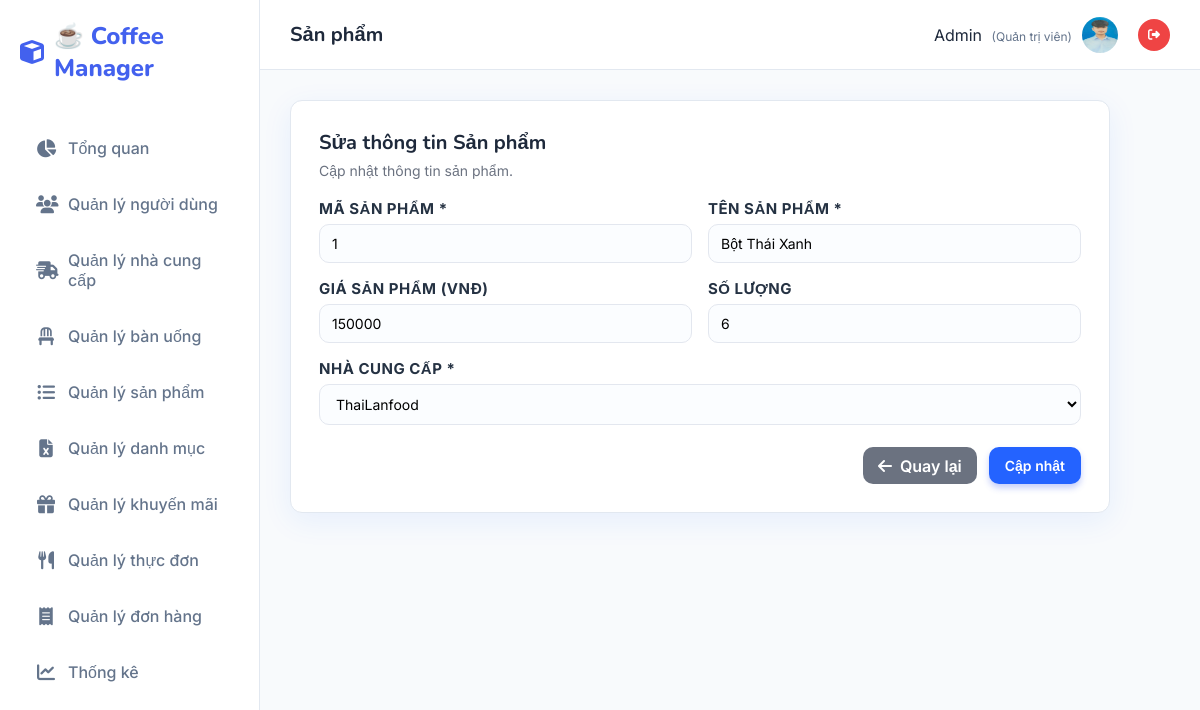
/Sanpham/sua/1 (signed in), run on the app's committed database.
### tables this page shows
CREATE TABLE `sanpham2` (
  `masp` varchar(20) NOT NULL,
  `tensp` varchar(100) NOT NULL,
  `gia` varchar(20) NOT NULL,
  `soluong` varchar(20) NOT NULL,
  `mancc` varchar(20) DEFAULT NULL
);

### MVC/Core/controller.php (called while the page is built, shortened)
<?php
    class controller{
        public function model($model){
        return new $model;
        }
        public function view($view,$data=[]){
            include_once __DIR__.'/../Views/'.$view.'.php';
        }
    }
?>

### MVC/Controllers/Sanpham.php (called while the page is built, shortened)
<?php
    class Sanpham extends controller{
        private $sp;
        private $ncc;
        function __construct()
        {
            $this->sp = $this->model("Sanpham_m");
            $this->ncc = $this->model("Nhacungcap_m");
        }
        function sua($masp){
            $result = $this->sp->Sanpham_getById($masp);
            $row = mysqli_fetch_array($result);
            $dsncc = $this->ncc->Nhacungcap_find('', '');
            $this->view('Master',[
                'page' => 'Sanpham_sua',
                'masp' => $row['masp'],
                'tensp' => $row['tensp'],
                'gia' => $row['gia'],
                'soluong' => $row['soluong'],
                'mancc' => $row['mancc'],
                'dsncc' => $dsncc
            ]);
        }
    }
?>

### MVC/Core/app.php (called while the page is built, shortened)
<?php
    class app{
        protected $action = "Get_data";
        function __construct()
        {
            $arr = $this->processURL();
            if($arr!=null){
                if(file_exists(__DIR__.'/../Controllers/'.$arr[0].'.php')){
                    unset($arr[0]);
                }
            }
            $this->controller=new $this->controller;
            if(isset($arr[1])){
                if(method_exists($this->controller,$arr[1])){
                    $this->action=$arr[1];
                    unset($arr[1]);
                }
            }
            $this->param=$arr?array_values($arr):[];
            call_user_func_array([$this->controller,$this->action],$this->param);
        }
        function processURL(){
        if(isset($_GET['url'])){
            return explode('/',filter_var(trim($_GET['url']),FILTER_DEFAULT));
        }
    }
    }
?>

### index.php (called while the page is built, shortened)
<?php
    $myapp = new app();
?>

### MVC/Core/connectDB.php (called while the page is built, shortened)
<?php
    class connectDB{
            function __construct()
            {
                $this->con=mysqli_connect('localhost','root','','Web');
            }
    }
?>

### MVC/Models/Sanpham_m.php (called while the page is built, shortened)
<?php
    class Sanpham_m extends connectDB{
        function Sanpham_getById($masp){
            $sql = "SELECT s.*, n.tenncc FROM sanpham2 s
                    LEFT JOIN nhacungcap n ON s.mancc = n.mancc
                    WHERE s.masp = '$masp'
                    ORDER BY LENGTH(s.masp), s.masp";
            return mysqli_query($this->con, $sql);
        }
    }
?>

### MVC/Models/Nhacungcap_m.php (called while the page is built, shortened)
<?php
    class Nhacungcap_m extends connectDB{
        function Nhacungcap_find($mancc, $tenncc){
            $sql = "SELECT * FROM nhacungcap WHERE mancc LIKE '%$mancc%' AND tenncc LIKE '%$tenncc%' ORDER BY LENGTH(mancc), mancc";
            return mysqli_query($this->con, $sql);
        }
    }
?>

### MVC/Views/Pages/Sanpham_sua.php (the view, shortened to what this page needs)
<!DOCTYPE html>
<html lang="en">
<head>
</head>
<body>
    <main class="card" role="main">
        <h1>Sửa thông tin Sản phẩm</h1>
        <p class="lead">Cập nhật thông tin sản phẩm.</p>
        <form method="post" action="http://localhost/QLSP/Sanpham/update">
            <div>
                <label for="productId">Mã sản phẩm *</label>
                <input type="text" id="productId" name="txtMasanpham" readonly
                    value="<?php echo isset($data['masp']) ? $data['masp'] : '' ?>" />
            </div>
            <div>
                <label for="productName">Tên sản phẩm *</label>
                <input type="text" id="productName" name="txtTensanpham" required
                    value="<?php echo isset($data['tensp']) ? $data['tensp'] : '' ?>" />
            </div>
            <div>
                <label for="price">Giá sản phẩm (VNĐ)</label>
                <input type="number" id="price" name="txtGia" step="0.01" min="0"
                    value="<?php echo isset($data['gia']) ? $data['gia'] : '' ?>" />
            </div>
            <div>
                <label for="quantity">Số lượng</label>
                <input type="number" id="quantity" name="txtSoluong" min="0"
                    value="<?php echo isset($data['soluong']) ? $data['soluong'] : '' ?>" />
            </div>
            <div class="full">
                <label for="supplier">Nhà cung cấp *</label>
                <select id="supplier" name="ddlNhacungcap" required>
                    <?php
if(isset($data['dsncc'])){
    mysqli_data_seek($data['dsncc'], 0);
    while($row = mysqli_fetch_array($data['dsncc'])){
        $selected = (isset($data['mancc']) && $data['mancc'] == $row['mancc']) ? 'selected' : '';
        echo "<option value='".$row['mancc']."' $selected>".$row['tenncc']."</option>";
    }
}
?>
                </select>
            </div>
            <div class="actions">
                <a href="http://localhost/QLSP/Sanpham/danhsach" class="btn-back"><i
                        class="fa-solid fa-arrow-left"></i> Quay lại</a>
                <button type="submit" class="btn-primary" name="btnCapnhat">Cập nhật</button>
            </div>
        </form>
    </main>
</body>
</html>

### Public/Css/style.css (style rules this page uses)
:root { --primary: #4361ee; --primary-dark: #3a0ca3; --secondary: #4cc9f0; --accent: #f72585; --success: #10b981; --warning: #f59e0b; --danger: #ef4444; --dark: #1e293b; --light: #f8fafc; --white: #ffffff; --gray: #64748b; --border: #e2e8f0; --shadow: 0 10px 15px -3px rgba(0, 0, 0, 0.1), 0 4px 6px -2px rgba(0, 0, 0, 0.05); --radius: 16px; --sidebar-width: 260px; }
* { margin: 0; padding: 0; box-sizing: border-box; font-family: "Inter", sans-serif; }
body { background-color: var(--light); color: var(--dark); height: 100vh; overflow: hidden; }
a { text-decoration: none; transition: 0.3s; }
.card { background: var(--white); border-radius: var(--radius); padding: 30px; box-shadow: var(--shadow); border: 1px solid var(--border); margin-bottom: 30px; }
h1, h2 { color: var(--dark); margin-bottom: 20px; font-family: "Nunito", sans-serif; }
p.lead { color: var(--gray); margin-bottom: 25px; font-size: 15px; }
form { display: grid; grid-template-columns: repeat(2, 1fr); gap: 24px; }
.full { grid-column: 1 / -1; }
label { font-size: 13px; font-weight: 600; color: var(--gray); margin-bottom: 8px; display: block; text-transform: uppercase; letter-spacing: 0.5px; }
input, select, textarea { width: 100%; padding: 12px 16px; border: 1px solid var(--border); border-radius: 10px; font-size: 15px; background: #f9fafb; transition: 0.2s; }
.actions { margin-top: 10px; display: flex; gap: 12px; justify-content: flex-end; grid-column: 1 / -1; }
button, .btn { padding: 10px 20px; border-radius: 10px; font-weight: 600; font-size: 14px; cursor: pointer; border: none; display: inline-flex; align-items: center; gap: 8px; transition: 0.2s; text-decoration: none; }
.btn-primary { background: var(--primary); color: #fff; box-shadow: 0 4px 6px rgba(67, 97, 238, 0.3); }

### MVC/Views/Pages/Sanpham_sua.php (style rules this page uses)
:root { --bg: #f5f7fb; --card: #ffffff; --accent: #2463ff; --muted: #6b7280; --radius: 12px; --gap: 16px; font-family: Inter, system-ui, -apple-system, 'Segoe UI', Roboto, 'Helvetica Neue', Arial; }
* { box-sizing: border-box }
.card { width: 100%; max-width: 820px; background: var(--card); border-radius: var(--radius); box-shadow: 0 8px 30px rgba(24, 99, 255, 0.08); padding: 28px; }
h1 { margin: 0 0 6px; font-size: 20px }
p.lead { margin: 0 0 20px; color: var(--muted); font-size: 14px }
form { display: grid; grid-template-columns: repeat(2, 1fr); gap: var(--gap); }
.full { grid-column: 1 / -1 }
label { display: block; font-size: 15px; color: #253243; margin-bottom: 6px; font-weight: bold; }
input[type="text"], input[type="number"], select { width: 100%; padding: 10px 12px; border: 1px solid #e3e7ef; border-radius: 10px; background: #fbfdff; font-size: 14px; outline: none; }
.actions { display: flex; gap: 12px; justify-content: flex-end; grid-column: 1 / -1; margin-top: 6px }
button, a.btn-ghost { padding: 10px 16px; border-radius: 10px; border: 0; font-size: 14px; cursor: pointer }
.btn-primary { background: var(--accent); color: #fff; transition: 0.2s; }
.btn-back { background: #6b7280; padding: 8px 15px; border-radius: 10px; color: #fff; font-weight: 600; text-decoration: none; display: inline-flex; align-items: center; gap: 8px; }

### data on the page
sanpham2: txtMasanpham "1", txtTensanpham "Bột Thái Xanh", txtGia "150000", txtSoluong "6"

### other printed values
$_SESSION['user_name'] "Admin"
form field ddlNhacungcap "ThaiLanfood"
